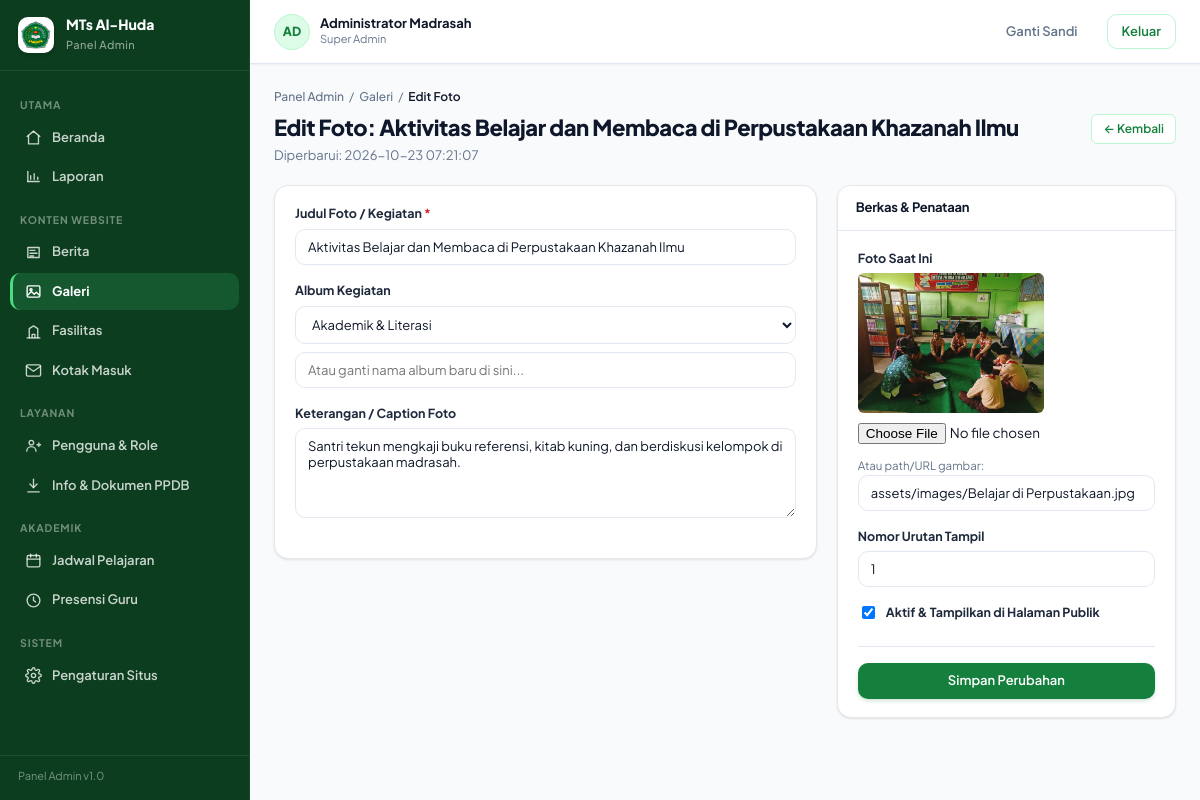
The app's page /admin/galeri/edit/1 (signed in) with its own data.
### tables this page shows
CREATE TABLE `pengguna` (
  `id` bigint unsigned NOT NULL AUTO_INCREMENT,
  `username` varchar(60) NOT NULL,
  `email` varchar(160) DEFAULT NULL,
  `password_hash` varchar(255) NOT NULL,
  `name` varchar(120) NOT NULL,
  `nama` varchar(120) DEFAULT NULL,
  `role` enum('admin','operator','kepala','guru','siswa') NOT NULL DEFAULT 'siswa',
  `role_label` varchar(50) DEFAULT NULL,
  `phone` varchar(30) DEFAULT NULL,
  `telepon` varchar(30) DEFAULT NULL,
  `avatar_path` varchar(255) DEFAULT NULL,
  `foto_url` varchar(255) DEFAULT NULL,
  `is_active` tinyint(1) NOT NULL DEFAULT '1',
  `must_change_password` tinyint(1) NOT NULL DEFAULT '0',
  `failed_login_attempts` tinyint unsigned NOT NULL DEFAULT '0',
  `locked_until` datetime DEFAULT NULL,
  `last_login_at` datetime DEFAULT NULL,
  `last_login_ip` varchar(45) DEFAULT NULL,
  `created_at` datetime NOT NULL DEFAULT CURRENT_TIMESTAMP,
  `updated_at` datetime NOT NULL DEFAULT CURRENT_TIMESTAMP ON UPDATE CURRENT_TIMESTAMP,
  `deleted_at` datetime DEFAULT NULL,
  PRIMARY KEY (`id`),
  UNIQUE KEY `uq_pengguna_username` (`username`),
  UNIQUE KEY `uq_pengguna_email` (`email`),
  KEY `idx_pengguna_role` (`role`,`is_active`)
);

CREATE TABLE `galeri` (
  `id` bigint unsigned NOT NULL AUTO_INCREMENT,
  `album` varchar(100) NOT NULL DEFAULT 'Kegiatan Madrasah',
  `title` varchar(200) NOT NULL,
  `judul` varchar(200) NOT NULL,
  `caption` text DEFAULT NULL,
  `keterangan` text DEFAULT NULL,
  `image_path` varchar(255) NOT NULL,
  `gambar` varchar(255) DEFAULT NULL,
  `sort_order` int NOT NULL DEFAULT '0',
  `is_active` tinyint(1) NOT NULL DEFAULT '1',
  `uploaded_by` bigint unsigned DEFAULT NULL,
  `created_at` datetime NOT NULL DEFAULT CURRENT_TIMESTAMP,
  `updated_at` datetime NOT NULL DEFAULT CURRENT_TIMESTAMP ON UPDATE CURRENT_TIMESTAMP,
  `deleted_at` datetime DEFAULT NULL,
  PRIMARY KEY (`id`),
  KEY `idx_galeri_album` (`album`),
  CONSTRAINT `fk_galeri_user` FOREIGN KEY (`uploaded_by`) REFERENCES `pengguna` (`id`) ON DELETE SET NULL ON UPDATE CASCADE
);

### app/Views/admin/galeri/edit.php (the view, shortened to what the rows shown need)
<?php
$item = $data['item'] ?? [];
$old = $data['old'] ?? [];
?>
<div class="breadcrumb">
    <a href="<?= base_url('admin') ?>">Panel Admin</a> / <a href="<?= base_url('admin/galeri') ?>">Galeri</a> / <b>Edit Foto</b>
</div>
<div class="page-head">
    <div>
        <h1>Edit Foto: <?= htmlspecialchars($item['title'] ?? '', ENT_QUOTES, 'UTF-8') ?></h1>
        <p>Diperbarui: <?= htmlspecialchars($item['updated_at'] ?? '', ENT_QUOTES, 'UTF-8') ?></p>
    </div>
    <div class="actions">
        <a class="btn btn-outline btn-sm" href="<?= base_url('admin/galeri') ?>">&larr; Kembali</a>
    </div>
</div>
<form method="post" action="<?= base_url('admin/galeri/update/' . $item['id']) ?>" enctype="multipart/form-data" class="form-grid">
    <div class="card card-pad">
        <div class="field">
            <label for="title">Judul Foto / Kegiatan <span class="req">*</span></label>
            <input type="text" id="title" name="title" value="<?= htmlspecialchars($old['title'] ?? $item['title'] ?? '', ENT_QUOTES, 'UTF-8') ?>" required>
        </div>
        <div class="field">
            <label for="album">Album Kegiatan</label>
            <?php $currAlbum = $old['album'] ?? $item['album'] ?? ''; ?>
            <select id="album" name="album" style="margin-bottom:8px">
                <?php foreach (($data['albums'] ?? []) as $alb): ?>
                    <option value="<?= htmlspecialchars($alb, ENT_QUOTES, 'UTF-8') ?>" <?= $currAlbum === $alb ? 'selected' : '' ?>><?= htmlspecialchars($alb, ENT_QUOTES, 'UTF-8') ?></option>
                <?php endforeach; ?>
            </select>
            <input type="text" name="new_album" value="<?= htmlspecialchars($old['new_album'] ?? '', ENT_QUOTES, 'UTF-8') ?>" placeholder="Atau ganti nama album baru di sini...">
        </div>
        <div class="field">
            <label for="caption">Keterangan / Caption Foto</label>
            <textarea id="caption" name="caption" style="min-height:90px"><?= htmlspecialchars($old['caption'] ?? $item['caption'] ?? '', ENT_QUOTES, 'UTF-8') ?></textarea>
        </div>
    </div>
    <div>
        <div class="card card-pad">
            <div class="card-head" style="margin:-18px -20px 18px;padding:12px 18px">
                <h3 style="font-size:13px">Berkas &amp; Penataan</h3>
            </div>
            <div class="field">
                <label>Foto Saat Ini</label>
                <?php if (!empty($item['image_path'])): ?>
                    <div style="margin-bottom:10px">
                        <img src="<?= base_url($item['image_path']) ?>" style="max-height:140px;border-radius:6px;object-fit:cover" alt="Foto">
                    </div>
                <?php endif; ?>
                <input type="file" name="image_file" accept="image/png,image/jpeg,image/webp" style="margin-bottom:8px">
                <div class="hint">Atau path/URL gambar:</div>
                <input type="text" name="image_path" value="<?= htmlspecialchars($old['image_path'] ?? $item['image_path'] ?? '', ENT_QUOTES, 'UTF-8') ?>">
            </div>
            <div class="field">
                <label for="sort_order">Nomor Urutan Tampil</label>
                <input type="number" id="sort_order" name="sort_order" value="<?= htmlspecialchars($old['sort_order'] ?? $item['sort_order'] ?? '0', ENT_QUOTES, 'UTF-8') ?>">
            </div>
            <div class="field">
                <?php $isActive = isset($old['is_active']) ? $old['is_active'] : ($item['is_active'] ?? 1); ?>
                <label style="display:flex;align-items:center;gap:8px;cursor:pointer">
                    <input type="checkbox" name="is_active" value="1" <?= (int) $isActive === 1 ? 'checked' : '' ?>>
                    <span>Aktif &amp; Tampilkan di Halaman Publik</span>
                </label>
            </div>
            <div style="margin-top:24px;border-top:1px solid var(--border);padding-top:16px">
                <button type="submit" class="btn btn-primary btn-block">Simpan Perubahan</button>
            </div>
        </div>
    </div>
</form>
<?php
$data['content'] = ob_get_clean();
require_once __DIR__ . '/../../layouts/admin.php';

### app/Views/layouts/admin.php (shortened to what the rows shown need)
<?php require_once __DIR__ . '/../../helpers.php'; ?>
<!DOCTYPE html>
<html lang="id">
<head>
    <link rel="stylesheet" href="<?= base_url('css/admin.css?v=' . (file_exists(__DIR__ . '/../../../public/css/admin.css') ? filemtime(__DIR__ . '/../../../public/css/admin.css') : '1.1')) ?>">
</head>
<body>
<div class="shell">
    <aside class="sidebar">
        <div class="side-brand">
            <img src="<?= base_url('assets/images/LOGO_MTS 1.png') ?>" alt="Logo MTs Al-Huda">
            <div>
                <b>MTs Al-Huda</b>
                <span>Panel Admin</span>
            </div>
        </div>
        <?php
        $currRoute = current_route();
        $routeParts = $currRoute === '' ? [] : explode('/', $currRoute);
        $currPage = $routeParts[1] ?? 'dashboard';
        $activeMenu = $data['active_menu'] ?? ($currPage === '' ? 'dashboard' : $currPage);
        ?>
        <nav class="side-nav">
            <div class="side-group">Utama</div>
            <a class="side-link <?= in_array($activeMenu, ['dashboard', 'admin', ''], true) ? 'on' : '' ?>" href="<?= base_url('admin') ?>">
                <svg viewBox="0 0 24 24"><path d="M3 10.5 12 3l9 7.5"/><path d="M5 9.5V21h14V9.5"/></svg>
                Beranda
            </a>
            <a class="side-link <?= $activeMenu === 'laporan' ? 'on' : '' ?>" href="<?= base_url('admin/laporan') ?>">
                <svg viewBox="0 0 24 24"><path d="M4 19V5"/><path d="M4 19h16"/><path d="M8 16v-5M13 16V8M18 16v-3"/></svg>
                Laporan
            </a>
            <div class="side-group">Konten Website</div>
            <a class="side-link <?= $activeMenu === 'berita' ? 'on' : '' ?>" href="<?= base_url('admin/berita') ?>">
                <svg viewBox="0 0 24 24"><path d="M4 5h16v14H4z"/><path d="M7 9h7M7 13h10M7 17h5"/></svg>
                Berita
            </a>
            <a class="side-link <?= $activeMenu === 'galeri' ? 'on' : '' ?>" href="<?= base_url('admin/galeri') ?>">
                <svg viewBox="0 0 24 24"><rect x="3" y="4" width="18" height="16" rx="2"/><circle cx="8.5" cy="9.5" r="1.5"/><path d="m4 17 5-5 4 4 3-3 4 4"/></svg>
                Galeri
            </a>
            <a class="side-link <?= $activeMenu === 'fasilitas' ? 'on' : '' ?>" href="<?= base_url('admin/fasilitas') ?>">
                <svg viewBox="0 0 24 24"><path d="M3 21h18"/><path d="M6 21V8l6-4 6 4v13"/><path d="M10 21v-5h4v5"/></svg>
                Fasilitas
            </a>
            <a class="side-link <?= $activeMenu === 'kontak' ? 'on' : '' ?>" href="<?= base_url('admin/kontak') ?>">
                <svg viewBox="0 0 24 24"><path d="M4 4h16c1.1 0 2 .9 2 2v12c0 1.1-.9 2-2 2H4c-1.1 0-2-.9-2-2V6c0-1.1.9-2 2-2z"/><polyline points="22,6 12,13 2,6"/></svg>
                Kotak Masuk
            </a>
            <div class="side-group">Layanan</div>
            <a class="side-link <?= $activeMenu === 'pengguna' ? 'on' : '' ?>" href="<?= base_url('admin/pengguna') ?>">
                <svg viewBox="0 0 24 24"><circle cx="9" cy="8" r="3.2"/><path d="M2.5 20a6.5 6.5 0 0 1 13 0"/><path d="M17 11h5M19.5 8.5v5"/></svg>
                Pengguna &amp; Role
            </a>
            <a class="side-link <?= $activeMenu === 'ppdb' ? 'on' : '' ?>" href="<?= base_url('admin/ppdb') ?>">
                <svg viewBox="0 0 24 24"><path d="M12 3v12"/><path d="m7 10 5 5 5-5"/><path d="M4 21h16"/></svg>
                Info &amp; Dokumen PPDB
            </a>
            <div class="side-group">Akademik</div>
            <a class="side-link <?= $activeMenu === 'jadwal' ? 'on' : '' ?>" href="<?= base_url('admin/jadwal') ?>">
                <svg viewBox="0 0 24 24"><rect x="3" y="5" width="18" height="16" rx="2"/><path d="M3 10h18M8 3v4M16 3v4"/></svg>
                Jadwal Pelajaran
            </a>
            <a class="side-link <?= $activeMenu === 'presensi' ? 'on' : '' ?>" href="<?= base_url('admin/presensi') ?>">
                <svg viewBox="0 0 24 24"><circle cx="12" cy="12" r="9"/><path d="M12 7v5l3 2"/></svg>
                Presensi Guru
            </a>
            <div class="side-group">Sistem</div>
            <a class="side-link <?= $activeMenu === 'pengaturan' ? 'on' : '' ?>" href="<?= base_url('admin/pengaturan') ?>">
                Pengaturan Situs
            </a>
        </nav>
        <div class="side-foot">Panel Admin v1.0</div>
    </aside>
    <div class="main">
        <header class="topbar">
            <div class="top-user">
                <div class="avatar"><?= htmlspecialchars(strtoupper(mb_substr((string) ($data['user']['name'] ?? 'A'), 0, 2)), ENT_QUOTES, 'UTF-8') ?></div>
                <div>
                    <b><?= htmlspecialchars((string) ($data['user']['name'] ?? ''), ENT_QUOTES, 'UTF-8') ?></b>
                    <span><?= htmlspecialchars((string) ($data['role'] ?? ''), ENT_QUOTES, 'UTF-8') ?></span>
                </div>
            </div>
            <a class="btn btn-ghost" href="<?= base_url('admin/ganti-sandi') ?>">Ganti Sandi</a>
            <form method="post" action="<?= base_url('admin/logout') ?>" style="margin:0">
                <button type="submit" class="btn btn-outline">Keluar</button>
            </form>
        </header>
        <div class="content">
            <?= $data['content'] ?>
        </div>
    </div>
</div>
</body>
</html>

### records on screen
pengguna: name "AD", name "Administrator Madrasah", role_label.title "Aktivitas Belajar dan Membaca di Perpustakaan Khazanah Ilmu", role_label.updated_at "2026-10-23 07:21:07", title "Aktivitas Belajar dan Membaca di Perpustakaan Khazanah Ilmu", album "Akademik & Literasi", caption "Santri tekun mengkaji buku referensi, kitab kuning, dan berdiskusi kelompok di perpustakaan madrasah.", role_label.image_path (picture), image_path "assets/images/Belajar di Perpustakaan.jpg", sort_order "1", role_label "☑"

### other values on screen
$data['role'] "Super Admin"
